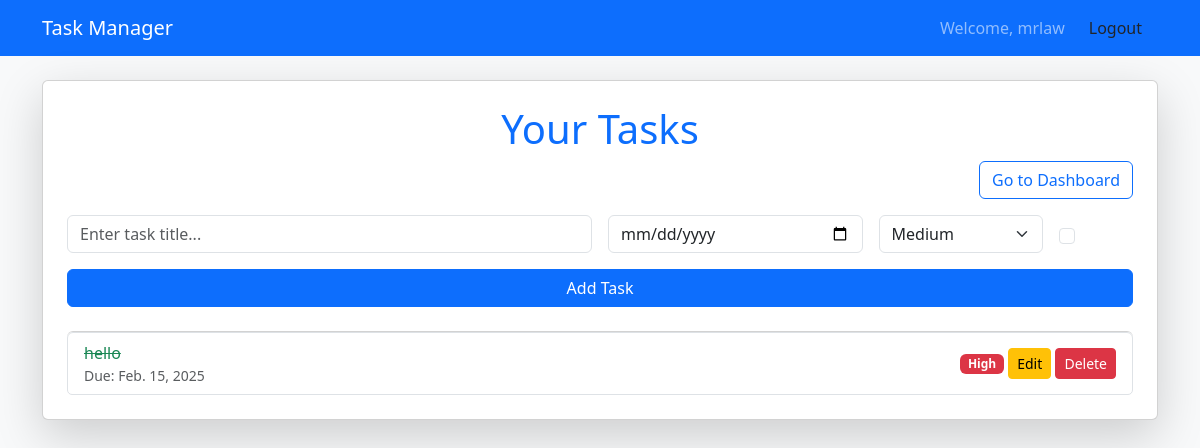
Page / (signed in) on the earlier database version.
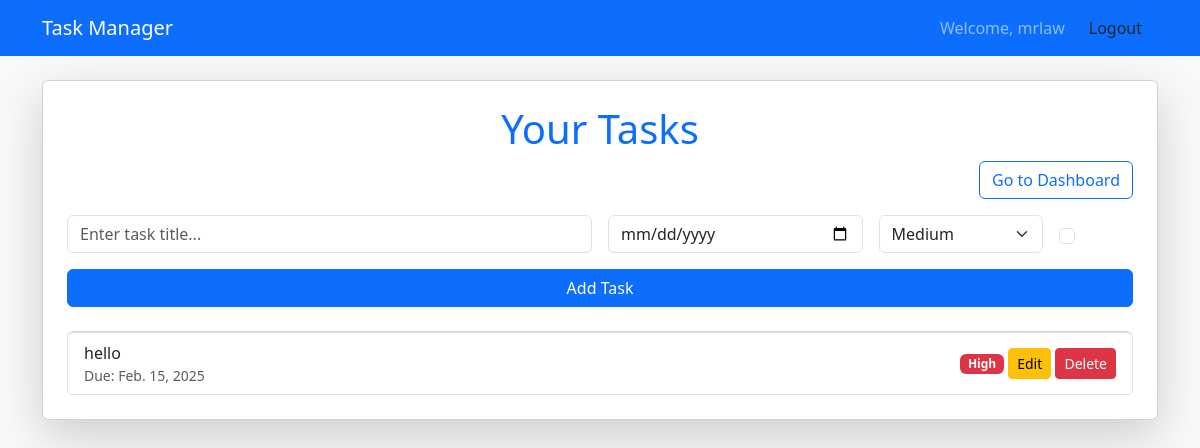
Same page on the later database version.
### myapp/models.py (models this page shows, shortened)
class Task(models.Model):
    PRIORITY_CHOICES = [
        ('Low', 'Low'),
        ('Medium', 'Medium'),
        ('High', 'High'),
    ]
    title = models.CharField(max_length=200)
    completed = models.BooleanField(default=False)
    due_date = models.DateField(null=True, blank=True)
    priority = models.CharField(max_length=10, choices=PRIORITY_CHOICES, default='Medium')
    user = models.ForeignKey(User, on_delete=models.CASCADE, null=True, blank=True)

### myapp/views.py (the view, shortened to what this page needs)
# urls.py: path('', home, name='home'),
@login_required
def home(request):
    tasks = Task.objects.filter(user=request.user).order_by('-priority', 'due_date')
    form = TaskForm()
    return render(request, 'home.html', {'tasks': tasks, 'form': form})

### myapp/forms.py (shortened to what this page needs)
class TaskForm(forms.ModelForm):
    due_date = forms.DateField(
        required=False,
        widget=forms.DateInput(attrs={'type': 'date', 'class': 'form-control'})
    )
    priority = forms.ChoiceField(
        choices=Task.PRIORITY_CHOICES,
        widget=forms.Select(attrs={'class': 'form-select'})
    )
    class Meta:
        model = Task
        fields = ['title', 'completed', 'due_date', 'priority']

### myapp/templates/home.html (shortened to what this page needs)
{% extends "base.html" %}
{% block content %}
<div class="card shadow-lg p-4">
    <h1 class="text-center text-primary">Your Tasks</h1>
    <div class="text-end mb-3">
        <a href="{% url 'dashboard' %}" class="btn btn-outline-primary">Go to Dashboard</a>
    </div>
    <form method="POST" class="mb-4">
        <div class="row g-3">
            <div class="col-md-6">
                <input type="text" name="title" class="form-control" placeholder="Enter task title..." required>
            </div>
            <div class="col-md-3">
                <input type="date" name="due_date" class="form-control">
            </div>
            <div class="col-md-2">
                <select name="priority" class="form-select">
                    <option value="Medium" selected>Medium</option>
                </select>
            </div>
            <div class="col-md-1 d-flex align-items-center">
                <input type="checkbox" name="completed" class="form-check-input me-2">
            </div>
        </div>
        <button type="submit" class="btn btn-primary w-100 mt-3">Add Task</button>
    </form>
    <ul class="list-group">
        {% for task in tasks %}
            <li class="list-group-item d-flex justify-content-between align-items-center">
                <div>
                    <span class="{% if task.completed %}text-success text-decoration-line-through{% endif %}">
                        {{ task.title }}
                    </span>
                    <small class="text-muted d-block">Due: {{ task.due_date|default:"No due date" }}</small>
                </div>
                <div>
                    <span class="badge bg-{% if task.priority == 'High' %}danger{% elif task.priority == 'Medium' %}warning{% else %}success{% endif %}">
                        {{ task.priority }}
                    </span>
                    <a href="{% url 'edit_task' task.id %}" class="btn btn-warning btn-sm">Edit</a>
                    <button class="btn btn-danger btn-sm" onclick="confirmDelete({{ task.id }})">Delete</button>
                </div>
            </li>
        {% empty %}
            <li class="list-group-item text-muted text-center">No tasks available.</li>
        {% endfor %}
    </ul>
</div>
{% endblock %}

Differences in the rows shown:
changed Task "hello": completed True → False (drawn)
